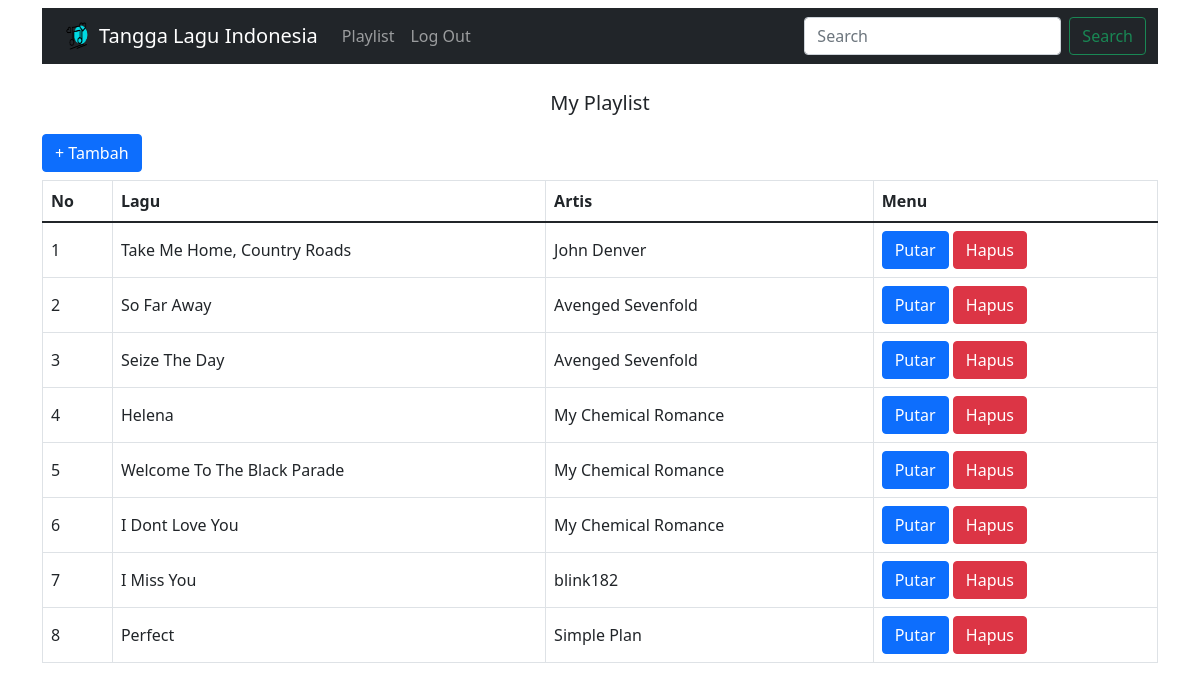
The page /playlist.php on the database its author committed.
### tables this page shows
CREATE TABLE `tb_musik` (
  `kode_lagu` int(5) NOT NULL,
  `lagu` varchar(50) NOT NULL,
  `artis` varchar(50) NOT NULL,
  `dengarkan` varchar(50) NOT NULL
);

### playlist.php (the view, shortened to what this page needs)
<!doctype html>
<html lang="en">
  <head>
    <link href="https://cdn.jsdelivr.net/npm/bootstrap@5.1.3/dist/css/bootstrap.min.css" rel="stylesheet">
  </head>
  <body>
  <div class="container">
    <nav class="navbar navbar-expand-lg navbar-dark bg-dark mt-2" >
    <div class="container-fluid">
        <span>
            <img src="img/logo.png" alt="" width="45" height="30">
        </span>
        <a class="navbar-brand" href="index.php">Tangga Lagu Indonesia</a>
        <div class="collapse navbar-collapse" id="navbarSupportedContent">
        <ul class="navbar-nav me-auto mb-2 mb-lg-0">
            <li class="nav-item">
            <a class="nav-link" href="playlist.php">Playlist</a>
            </li>
            <li class="nav-item">
            <a class="nav-link" href="logout.php">Log Out</a>
            </li>
        </ul>
        <form class="d-flex">
            <input class="form-control me-2" type="search" placeholder="Search" aria-label="Search">
            <button class="btn btn-outline-success" type="submit">Search</button>
        </form>
        </div>
    </div>
    </nav>
    <figure class="text-center mt-4">
        <blockquote class="blockquote">
            <p>My Playlist</p>
        </blockquote>
    </figure>
    <a href="insertplaylist.php">
        <button type="button" class="btn btn-primary" name="btninsert">+ Tambah</button>
    </a>
    <table class="table table-hover table-bordered align-middle mt-2">
        <thead>
            <tr>
            <th scope="col">No</th>
            <th scope="col">Lagu</th>
            <th scope="col">Artis</th>
            <th scope="col">Menu</th>
            </tr>
        </thead>
        <?php
        include 'koneksi.php';
        $query = "SELECT * FROM tb_musik";
                $sql = mysqli_query($konek, $query);
                while ($data = mysqli_fetch_row($sql)) {
                ?>
                    <tr>
                        <td><?php echo $data[0]; ?> </td>
                        <td><?php echo $data[1]; ?> </td>
                        <td><?php echo $data[2]; ?> </td>
                        <td>
                            <a href="<?php echo $data[3] ?>" class="btn btn-primary" target='_blank'>Putar</a>
                            <a href="deleteplaylist.php?id=<?php echo $data[0] ?>" class="btn btn-danger">Hapus</a>
                        </td>
                    </tr>
                <?php
                };
        ?>
  </body>
</html>

### rows shown on the page
tb_musik: kode_lagu "1", lagu "Take Me Home, Country Roads", artis "John Denver"
tb_musik: kode_lagu "2", lagu "So Far Away", artis "Avenged Sevenfold"
tb_musik: kode_lagu "3", lagu "Seize The Day", artis "Avenged Sevenfold"
tb_musik: kode_lagu "4", lagu "Helena", artis "My Chemical Romance"
tb_musik: kode_lagu "5", lagu "Welcome To The Black Parade", artis "My Chemical Romance"
tb_musik: kode_lagu "6", lagu "I Dont Love You", artis "My Chemical Romance"
tb_musik: kode_lagu "7", lagu "I Miss You", artis "blink182"
tb_musik: kode_lagu "8", lagu "Perfect", artis "Simple Plan"
